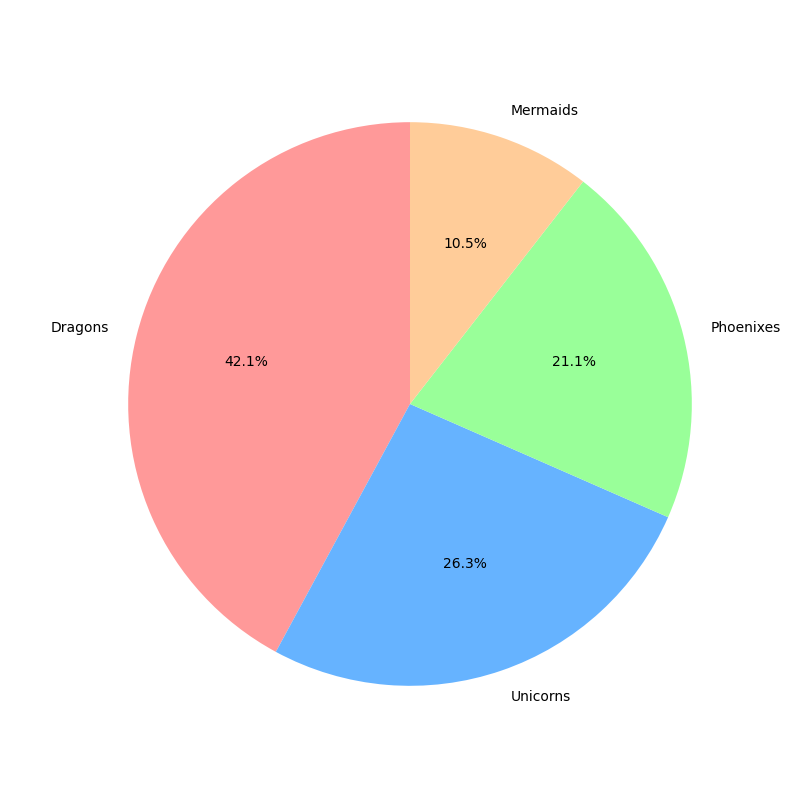

Python code for this plot:
import matplotlib.pyplot as plt

creatures = ['Dragons', 'Unicorns', 'Phoenixes', 'Mermaids']
popularity = [40, 25, 20, 10]

colors = ['#ff9999', '#66b3ff', '#99ff99', '#ffcc99']

fig, ax = plt.subplots(figsize=(8, 8))
ax.pie(popularity, labels=creatures, colors=colors, startangle=90, autopct='%1.1f%%')

ax.axis('equal')  # Equal aspect ratio ensures that pie is drawn as a circle.

plt.show()
